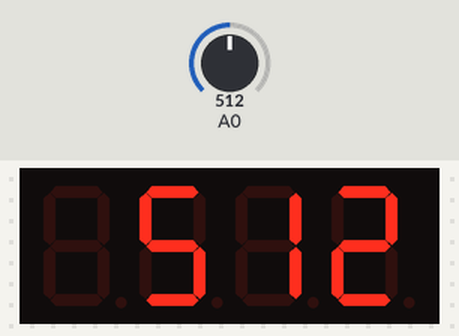
The sketch below on a simulated Arduino Uno, built with avr-gcc and run on an emulated ATmega328P. On the bench: 4-digit seven-segment display. Wiring (inferred from the names in the program): 4-digit 7-segment display, segments lit when HIGH: segments pin 6, pin 7, pin 8, pin 9, pin 10, pin 12, pin 11, pin 13; digit selects pin 2, pin 3, pin 4, pin 5. Inputs (shaded band) come from the test bench; at power-on: A0 = 512. The segment pins are drawn as the display they are named for.

Above: at 1.2 s.
1.3 s: A0 set to 716
At 2.2 s:
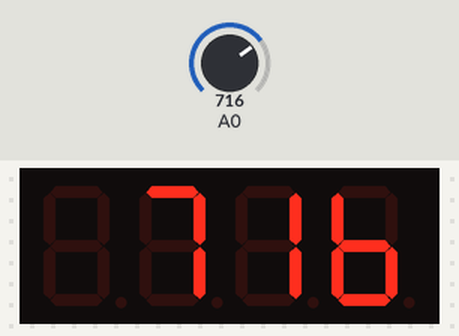
2.8 s: A0 set to 900
At 3.3 s:
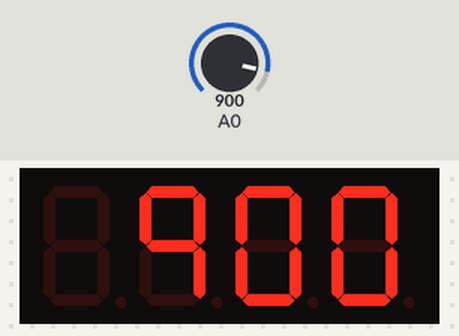
4.3 s: A0 set to 1023
At 5.1 s:
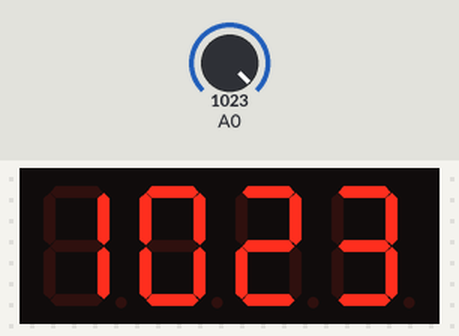
Timing chart, 0 to 7.3 s (numbered marks = the images above; inputs shaded):
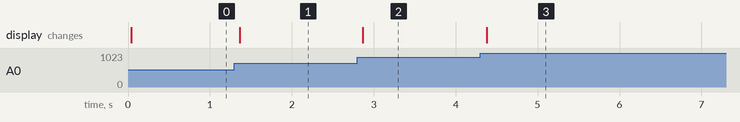

Measured:
- after the input at 1.3 s, the display: changes after 0.06 s (image 1)
- after the input at 2.8 s, the display: changes after 0.06 s (image 2)
- after the input at 4.3 s, the display: changes after 0.08 s (image 3)

The sketch:

_4bitcounter.ino
```cpp
const int numeral[10] = {
   //ABCDEFG /dp
   B11111100, // 0
   B01100000, // 1
   B11011010, // 2
   B11110010, // 3
   B01100110, // 4
   B10110110, // 5
   B00111110, // 6
   B11100000, // 7
   B11111110, // 8
   B11100110, // 9
};
// pins for decimal point and each segment
// DP,G,F,E,D,C,B,A
const int segmentPins[] = { 13,11,12,10,9,8,7,6 };
const int nbrDigits= 4; // the number of digits in the LED display
//dig 0 1 2 3
const int digitPins[nbrDigits] = { 2,3,4,5 };
void setup()
{
   for(int i=0; i < 8; i++) {
      pinMode(segmentPins[i], OUTPUT);
   }
   for(int i=0; i < nbrDigits; i++) {
      pinMode(digitPins[i], OUTPUT);
   }
}

void loop()
{
   int value = analogRead(0);
   showNumber(value);
}

void showNumber( int number)
{
   if(number == 0) {
      showDigit( 0, nbrDigits-1) ;
   } else {

      for( int digit = nbrDigits-1; digit >= 0; digit--)  {
         if(number > 0)  {
            showDigit( number % 10, digit) ;
            number = number / 10;
         }
      }
   }
}
void showDigit( int number, int digit)
{
   digitalWrite( digitPins[digit], HIGH );
   for(int segment = 1; segment < 8; segment++)  {
      boolean isBitSet = bitRead(numeral[number], segment);

      digitalWrite( segmentPins[segment], isBitSet);
   }
   delay(5);
   digitalWrite( digitPins[digit], LOW );
}
```
